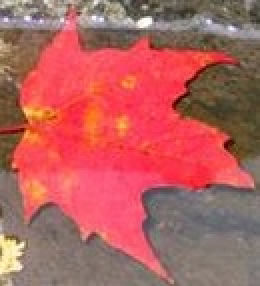
%> input picture test_images/leaf1.jpg, 130 x 143 px (shown 2 times larger)
$ octave salient_RGB.m   (GNU Octave 9; MATLAB toolbox functions it lacks are replaced by stand-ins)
%> lines starting %> are read from the running program, lines starting %| are printed output that depends on the picture
close all
clear
clc

imgname = 'test_images/leaf1.jpg';
img = imread(imgname);
%> img is the input picture: size 143x130x3 uint8; mean R, G, B 179, 96.5, 94

% gaussian filter
img = imfilter(img, fspecial('gaussian', 3, 3), 'symmetric', 'conv');
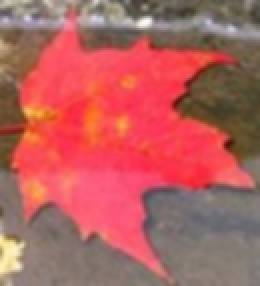
%> img: size 143x130x3 uint8 (shown 2 times larger); mean R, G, B 179, 96.5, 94; mean of the top-left, top-right, bottom-left and bottom-right quarters 128.7, 105.8, 135.6, 122.2

% mean
r = double(img(:,:,1)); mr = mean2(r);
%> after `r = double(img(:,:,1))`:
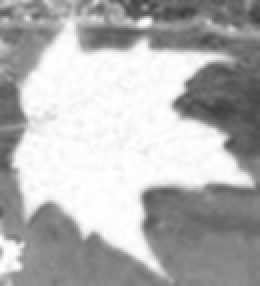
%> r: size 143x130 double (shown 2 times larger); min 61, max 255, mean 179
%> after `mr = mean2(r)`: mr = 179
g = double(img(:,:,2)); mg = mean2(g);
%> after `g = double(img(:,:,2))`:
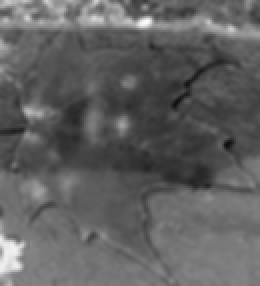
%> g: size 143x130 double (shown 2 times larger); min 11, max 252, mean 96.5
%> after `mg = mean2(g)`: mg = 96.51
b = double(img(:,:,3)); mb = mean2(b);
%> after `b = double(img(:,:,3))`:
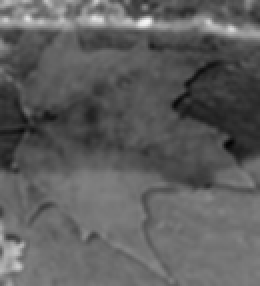
%> b: size 143x130 double (shown 2 times larger); min 3, max 246, mean 94
%> after `mb = mean2(b)`: mb = 93.97

% Finally compute the saliency map and display it.
sm_distance = (r-mr).^2 + (g-mg).^2 + (b-mb).^2;
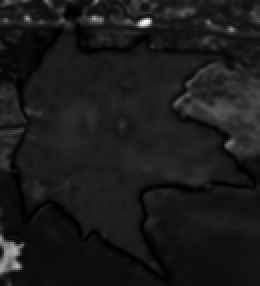
%> sm_distance: size 143x130 double (shown 2 times larger); min 25.13, max 52770.8, mean 5562.1; drawn with min black and max white
sm=im2uint8(mat2gray(sm_distance));
imshow(sm,[]);

$ run again, with test_images/11881.jpg copied over test_images/leaf1.jpg
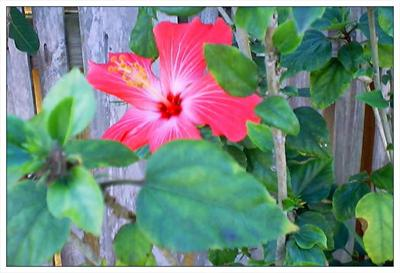
%> input picture test_images/11881.jpg, 400 x 273 px
%> img is the input picture: size 273x400x3 uint8; mean R, G, B 118.9, 138.2, 128
%> mr = 118.9
%> mg = 138.2
%> `b = double(img(:,:,3))`:
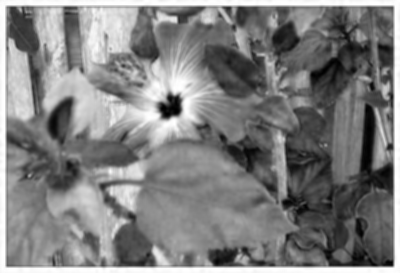
%> b: size 273x400 double; min 0, max 255, mean 128
%> mb = 128
%> `sm_distance = (r-mr).^2 + (g-mg).^2 + (b-mb).^2;`:
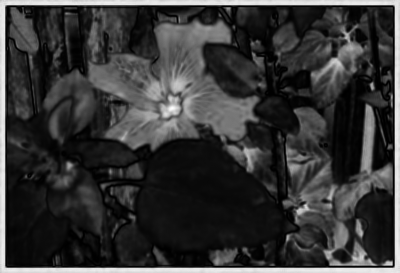
%> sm_distance: size 273x400 double; min 1, max 51601.9, mean 11103.5; drawn with min black and max white
